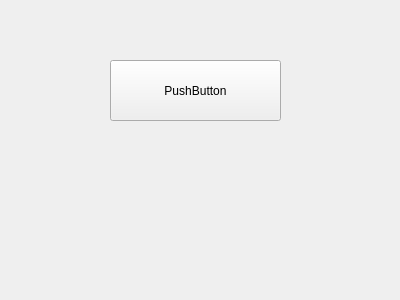
<?xml version="1.0" encoding="UTF-8"?>
<ui version="4.0">
 <class>Form</class>
 <widget class="QWidget" name="Form">
  <property name="geometry">
   <rect>
    <x>0</x>
    <y>0</y>
    <width>400</width>
    <height>300</height>
   </rect>
  </property>
  <property name="windowTitle">
   <string>Form</string>
  </property>
  <widget class="QPushButton" name="pushButton">
   <property name="geometry">
    <rect>
     <x>110</x>
     <y>60</y>
     <width>171</width>
     <height>61</height>
    </rect>
   </property>
   <property name="text">
    <string>PushButton</string>
   </property>
  </widget>
 </widget>
 <resources/>
 <connections/>
 <slots>
  <slot>message()</slot>
 </slots>
</ui>
